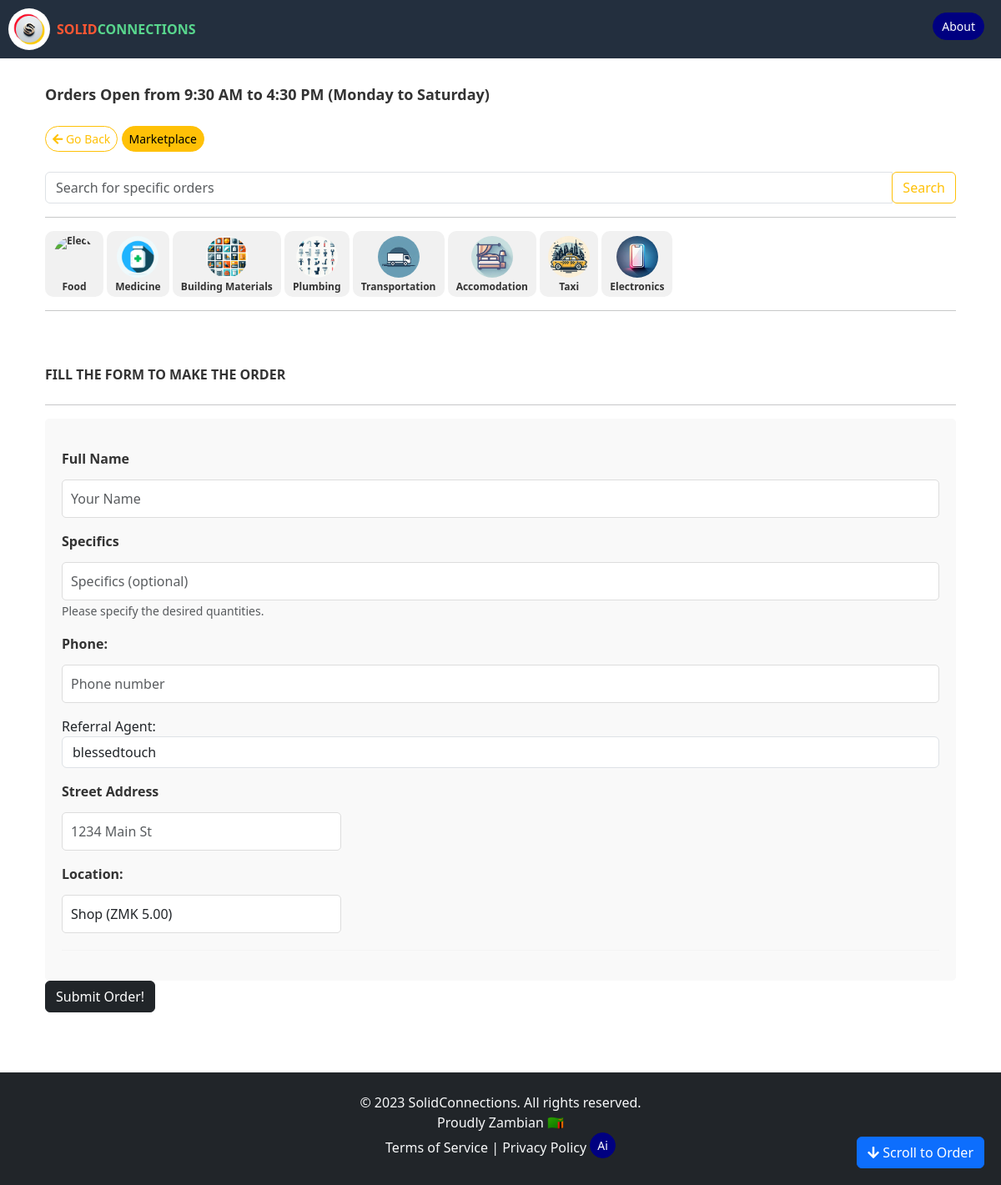
/order/search/?q=Allen_hex_key, run on an earlier commit of the app's database.
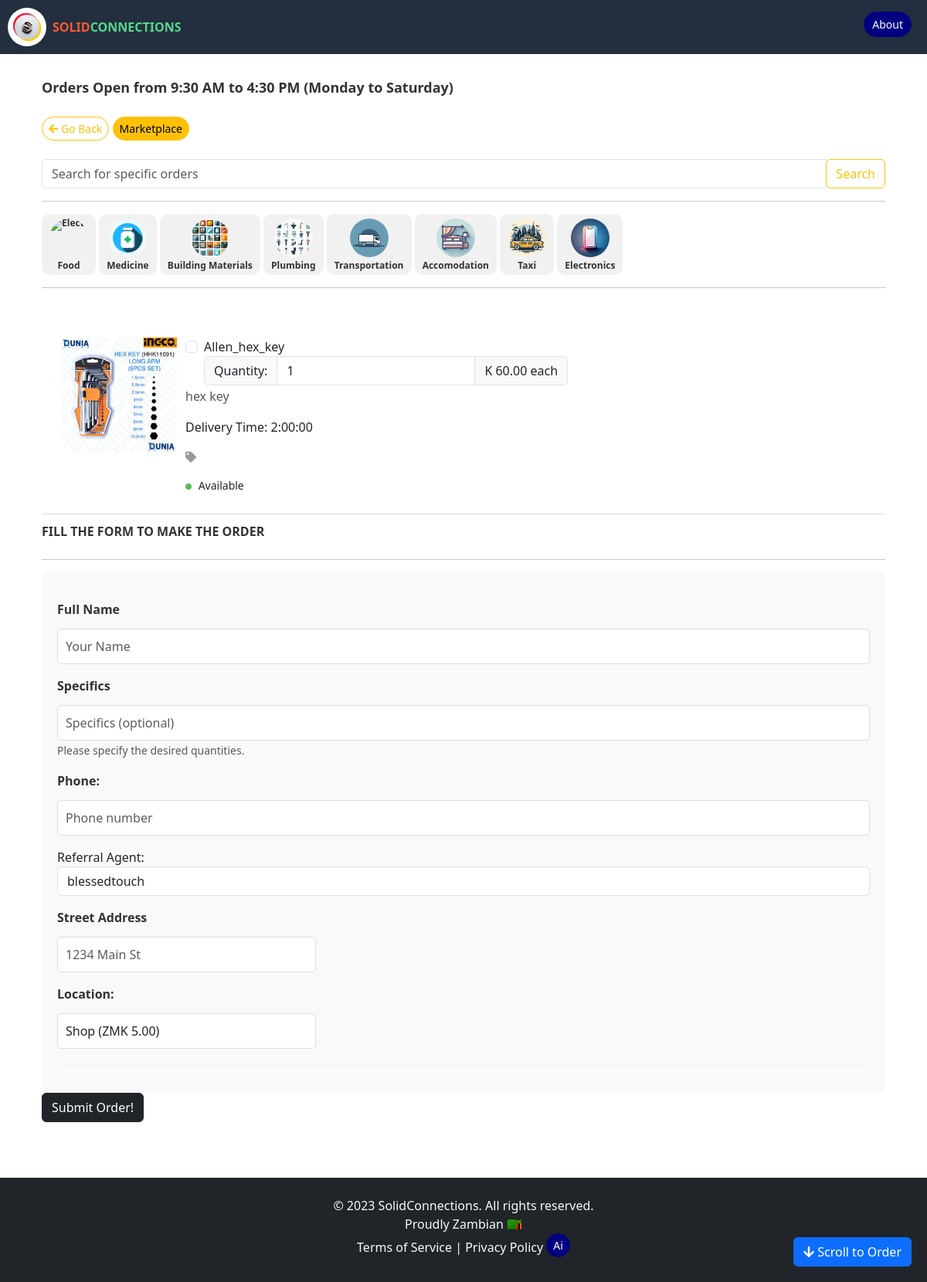
And on a later commit of the database.
### customer/models.py (models this page shows, shortened)
class MenuItem(models.Model):
    name = models.CharField(max_length=100)
    description = models.TextField()
    DeliveredTime = models.TextField(default=default_delivered_time)
    image = models.ImageField(upload_to='menu_images/')
    price = models.DecimalField(max_digits=5, decimal_places=2)
    category = models.ManyToManyField('Category', related_name='items')
    availability = models.BooleanField(default=True)
    is_verified = models.BooleanField(default=False)  # New field for verified items

### customer/views.py (the view, shortened to what this page needs)
# urls.py: path('order/search/', OrderSearch.as_view(), name='order-search'),
class OrderSearch(MenuSearch):
    def get(self, request, *args, **kwargs):
        query = request.GET.get('q')
        items = MenuItem.objects.filter(
            Q(name__icontains=query) |
            Q(price__icontains=query) |
            Q(category__name__icontains=query) # use name__icontains on the related Category model
        )
        locations = Location.objects.all()
        users = User.objects.all()
        context = {
            'items': items,
            'locations': locations,
            'users': users,
        }
        return render(request, 'customer/order.html', context)

### templates/customer/order.html (shortened to what the changed rows need)
{% extends 'base.html' %}
{% load static %}
{% load custom_filters %}
{% block content %}
<div class="container mb-5">
    <div class="row justify-content-center mt-1">
        <div class="col-md-12 col-sm-12 p-4">
</head>
            <form id="order-form" method="POST">
                <div class="pt-5">
                    {% for item in items %}
                    <div class="menu-item">
                        <div class="row">
                            <div class="col-md-2 col-sm-12">
                                <a href="{{ item.image.url }}" target="_blank">
                                  <img class="menu-item-image rounded" src="{{ item.image.url }}">
                                </a>
                            </div>
                            <div class="col-md-8 col-sm-12">
                                <div class="d-flex flex-row">
                                    <div class="form-group form-check">
                                        <input type="checkbox" name="items[]" class="form-check-input"
                                            value="{{ item.pk }}" id="item_{{ item.pk }}">
                                        <label class="form-check-label" for="item_{{ item.pk }}">{{ item.name }}</label>
                                        <div class="d-flex justify-content-between">
                                            <div class="input-group">
                                                <label class="input-group-text font-weight-bold mr-3"
                                                    for="quantity_{{ item.pk }}">Quantity:</label>
                                                <input type="number" name="quantities[]" id="quantity_{{ item.pk }}"
                                                    class="form-control" value="1" inputmode="numeric" step="1">
                                                <label class="input-group-text font-weight-bold ml-3">K {{ item.price }} each</label>
                                            </div>
                                        </div>
                                    </div>
                                </div>
                                <p class="menu-item-description">{{ item.description }}</p>
                                <p>Delivery Time: {{ item.DeliveredTime }}</p>
                                <p class="menu-item-category">
                                    <i class="fas fa-tag"></i>
                                </p>
                                <p class="menu-item-availability">
                                    {% if item.availability %}
                                    <span class="dot available"></span> Available
                                    {% else %}
                                    <span class="dot not-available"></span> Not Available
                                    {% endif %}
                                </p>
                            </div>
                            <div class="col-md-2 col-sm-12">
                            </div>
                        </div>
                    </div>
                    {% endfor %}
            </form>
        </div>
    </div>
</div>
{% endblock %}

What changed in the data, as far as the page shows it:
now on this page (row edited): MenuItem: image (picture), name "Allen_hex_key", price "60.00", description "hex key", DeliveredTime "2:00:00", availability True (drawn)
